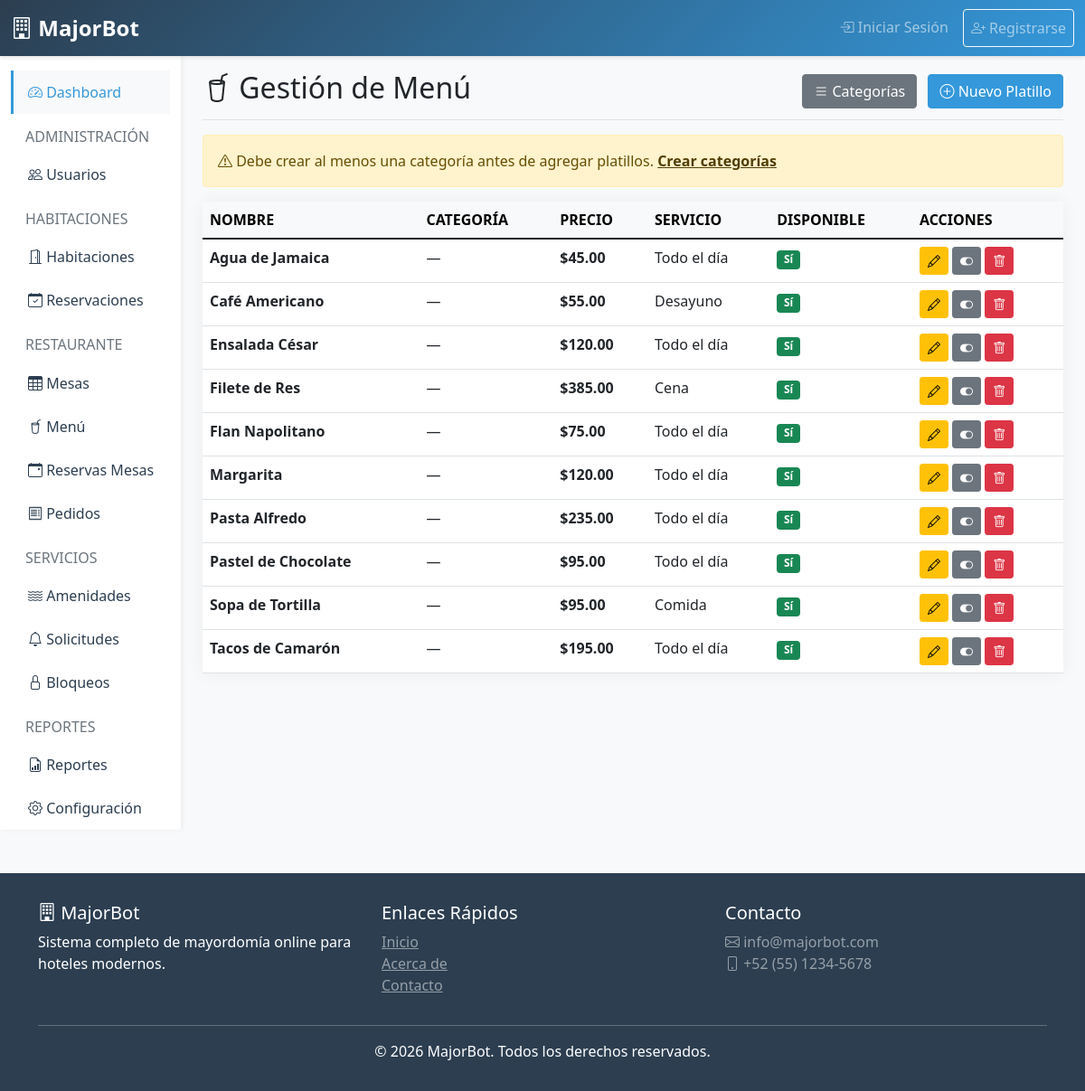
Page /dishes (signed in) on the committed database.
### tables this page shows
CREATE TABLE IF NOT EXISTS dishes (
    id INT AUTO_INCREMENT PRIMARY KEY,
    hotel_id INT NOT NULL,
    category_id INT NULL DEFAULT NULL,
    category VARCHAR(100) DEFAULT NULL,
    name VARCHAR(200) NOT NULL,
    description TEXT,
    price DECIMAL(10,2) NOT NULL,
    image VARCHAR(255),
    service_time ENUM('breakfast', 'lunch', 'dinner', 'all_day') DEFAULT 'all_day',
    preparation_time INT DEFAULT 15,
    is_available TINYINT(1) DEFAULT 1,
    is_active TINYINT(1) DEFAULT 1,
    created_at TIMESTAMP DEFAULT CURRENT_TIMESTAMP,
    updated_at TIMESTAMP DEFAULT CURRENT_TIMESTAMP ON UPDATE CURRENT_TIMESTAMP,
    FOREIGN KEY (hotel_id) REFERENCES hotels(id) ON DELETE CASCADE,
    FOREIGN KEY (category_id) REFERENCES menu_categories(id) ON DELETE SET NULL
);

### app/controllers/DishesController.php (called while the page is built, shortened)
<?php
class DishesController extends Controller {
    private $dishModel;
    private $categoryModel;
    public function __construct() {
        $this->dishModel = $this->loadModel('Dish');
        $this->categoryModel = $this->loadModel('MenuCategory');
    }
    public function index() {
        $hotelId = $_SESSION['hotel_id'];
        $dishes = $this->dishModel->getDishesByHotel($hotelId);
        $categories = $this->categoryModel->getCategoriesByHotel($hotelId);
        $data = [
            'title' => 'GestiÃ³n de MenÃº',
            'dishes' => $dishes,
            'categories' => $categories,
            'role' => $_SESSION['role']
        ];
        $this->loadView('dishes/index', $data);
    }
}

### core/Router.php (called while the page is built, shortened)
<?php
class Router {
    private $controller = DEFAULT_CONTROLLER;
    private $method = DEFAULT_METHOD;
    public function __construct() {
        $url = $this->parseUrl();
        if (isset($url[0]) && !empty($url[0])) {
            $controllerPath = __DIR__ . '/../app/controllers/' . ucfirst($url[0]) . 'Controller.php';
            if (file_exists($controllerPath)) {
                $this->controller = ucfirst($url[0]);
                unset($url[0]);
            }
        }
        $controllerFile = __DIR__ . '/../app/controllers/' . $this->controller . 'Controller.php';
        if (file_exists($controllerFile)) {
            $this->controller = new $controllerClass;
        } else {
            $this->show404();
            return;
        }
        $this->params = $url ? array_values($url) : [];
        call_user_func_array([$this->controller, $this->method], $this->params);
    }
    private function parseUrl() {
        if (isset($_GET['url'])) {
            return explode('/', filter_var(rtrim($_GET['url'], '/'), FILTER_SANITIZE_URL));
        }
        return [];
    }
}

### public/index.php (called while the page is built, shortened)
<?php
require_once __DIR__ . '/../core/Database.php';
require_once __DIR__ . '/../core/Model.php';
require_once __DIR__ . '/../core/Controller.php';
require_once __DIR__ . '/../core/Router.php';
new Router();

### core/Database.php (called while the page is built, shortened)
<?php
class Database {
    private static $instance = null;
    private $connection;
    private function __construct() {
        try {
            $dsn = "mysql:host=" . DB_HOST . ";dbname=" . DB_NAME . ";charset=" . DB_CHARSET;
            $options = [
                PDO::ATTR_ERRMODE => PDO::ERRMODE_EXCEPTION,
                PDO::ATTR_DEFAULT_FETCH_MODE => PDO::FETCH_ASSOC,
                PDO::ATTR_EMULATE_PREPARES => false,
            ];
            $this->connection = new PDO($dsn, DB_USER, DB_PASS, $options);
        } catch(PDOException $e) {
            die("Database connection failed: " . $e->getMessage());
        }
    }
    public static function getInstance() {
        if (self::$instance === null) {
            self::$instance = new self();
        }
        return self::$instance;
    }
    public function query($sql, $params = []) {
        try {
            $stmt = $this->connection->prepare($sql);
            $stmt->execute($params);
            return $stmt;
        } catch(PDOException $e) {
            error_log("Query error: " . $e->getMessage());
            return false;
        }
    }
    public function select($sql, $params = []) {
        $stmt = $this->query($sql, $params);
        return $stmt ? $stmt->fetchAll() : [];
    }
}

### core/Model.php (called while the page is built, shortened)
<?php
class Model {
    public function __construct() {
        $this->db = Database::getInstance();
    }
}

### app/models/Dish.php (called while the page is built, shortened)
<?php
class Dish extends Model {
    protected $table = 'dishes';
    private static $schemaCache = null;
    private function schema(): array {
        if (self::$schemaCache === null) {
            $cols = array_column(
                $this->db->select("SHOW COLUMNS FROM {$this->table}"),
                'Field'
            );
            self::$schemaCache = array_flip($cols);
        }
        return self::$schemaCache;
    }
    public function getDishesByHotel($hotelId) {
        $schema = $this->schema();
        if (isset($schema['category_id'])) {
            $isActiveClause = isset($schema['is_active']) ? "AND d.is_active = 1" : "";
            $sql = "SELECT d.*, COALESCE(c.name, d.category) as category_name
                    FROM {$this->table} d
                    LEFT JOIN menu_categories c ON d.category_id = c.id
                    WHERE d.hotel_id = ? {$isActiveClause}
                    ORDER BY c.display_order, d.name";
        } else {
            $imageCol = isset($schema['image_url']) ? "image_url as image" : "NULL as image";
            $sql = "SELECT *, {$imageCol}, category as category_name
                    FROM {$this->table}
                    WHERE hotel_id = ?
                    ORDER BY category, name";
        }
        return $this->db->select($sql, [$hotelId]);
    }
}

### app/views/dishes/index.php (the view, shortened to what this page needs)
<div class="d-flex justify-content-between flex-wrap flex-md-nowrap align-items-center pb-2 mb-3 border-bottom">
    <h1 class="h2"><i class="bi bi-cup-straw"></i> Gestión de Menú</h1>
    <div>
        <a href="<?php echo BASE_URL; ?>/dishes/categories" class="btn btn-secondary me-2">
            <i class="bi bi-list"></i> Categorías
        </a>
        <a href="<?php echo BASE_URL; ?>/dishes/create" class="btn btn-primary">
            <i class="bi bi-plus-circle"></i> Nuevo Platillo
        </a>
    </div>
</div>
<?php if (empty($categories)): ?>
    <div class="alert alert-warning">
        <i class="bi bi-exclamation-triangle"></i>
        Debe crear al menos una categoría antes de agregar platillos.
        <a href="<?php echo BASE_URL; ?>/dishes/categories" class="alert-link">Crear categorías</a>
    </div>
<?php endif; ?>
<?php
$serviceTimeText = [
    'breakfast' => 'Desayuno',
    'lunch'     => 'Comida',
    'dinner'    => 'Cena',
    'all_day'   => 'Todo el día',
];
?>
<?php if (empty($dishes)): ?>
    <div class="alert alert-info text-center">
        <i class="bi bi-info-circle"></i> No hay platillos registrados en el menú
    </div>
<?php else: ?>
    <div class="card">
        <div class="card-body p-0">
            <div class="table-responsive">
                <table class="table table-hover mb-0">
                    <thead class="table-light">
                        <tr>
                            <th>NOMBRE</th>
                            <th>CATEGORÍA</th>
                            <th>PRECIO</th>
                            <th>SERVICIO</th>
                            <th>DISPONIBLE</th>
                            <th>ACCIONES</th>
                        </tr>
                    </thead>
                    <tbody>
                        <?php foreach ($dishes as $dish): ?>
                            <tr>
                                <td><strong><?php echo htmlspecialchars($dish['name']); ?></strong></td>
                                <td><?php echo htmlspecialchars($dish['category_name'] ?? $dish['category'] ?? '—'); ?></td>
                                <td><strong>$<?php echo number_format($dish['price'], 2); ?></strong></td>
                                <td><?php echo $serviceTimeText[$dish['service_time']] ?? htmlspecialchars($dish['service_time'] ?? '—'); ?></td>
                                <td>
                                    <?php if ($dish['is_available']): ?>
                                        <span class="badge bg-success">Sí</span>
                                    <?php else: ?>
                                        <span class="badge bg-danger">No</span>
                                    <?php endif; ?>
                                </td>
                                <td>
                                    <a href="<?php echo BASE_URL; ?>/dishes/edit/<?php echo $dish['id']; ?>"
                                       class="btn btn-sm btn-warning" title="Editar">
                                        <i class="bi bi-pencil"></i>
                                    </a>
                                    <form method="POST" action="<?php echo BASE_URL; ?>/dishes/toggleAvailability/<?php echo $dish['id']; ?>"
                                          style="display: inline;">
                                        <button type="submit" class="btn btn-sm btn-secondary" title="Alternar disponibilidad">
                                            <i class="bi bi-toggle-on"></i>
                                        </button>
                                    </form>
                                    <button type="button" class="btn btn-sm btn-danger" title="Eliminar"
                                            onclick="if(confirm('¿Eliminar platillo?')) window.location='<?php echo BASE_URL; ?>/dishes/delete/<?php echo $dish['id']; ?>'">
                                        <i class="bi bi-trash"></i>
                                    </button>
                                </td>
                            </tr>
                        <?php endforeach; ?>
                    </tbody>
                </table>
            </div>
        </div>
    </div>
<?php endif; ?>
            </div>
        </main>
    </div>
</div>

### rows in the picture
dishes: name "Agua de Jamaica", category_name "—", price "45.00", service_time "Todo el día", is_available "Sí"
dishes: name "Café Americano", category_name "—", price "55.00", service_time "Desayuno", is_available "Sí"
dishes: name "Ensalada César", category_name "—", price "120.00", service_time "Todo el día", is_available "Sí"
dishes: name "Filete de Res", category_name "—", price "385.00", service_time "Cena", is_available "Sí"
dishes: name "Flan Napolitano", category_name "—", price "75.00", service_time "Todo el día", is_available "Sí"
dishes: name "Margarita", category_name "—", price "120.00", service_time "Todo el día", is_available "Sí"
dishes: name "Pasta Alfredo", category_name "—", price "235.00", service_time "Todo el día", is_available "Sí"
dishes: name "Pastel de Chocolate", category_name "—", price "95.00", service_time "Todo el día", is_available "Sí"
dishes: name "Sopa de Tortilla", category_name "—", price "95.00", service_time "Comida", is_available "Sí"
dishes: name "Tacos de Camarón", category_name "—", price "195.00", service_time "Todo el día", is_available "Sí"
